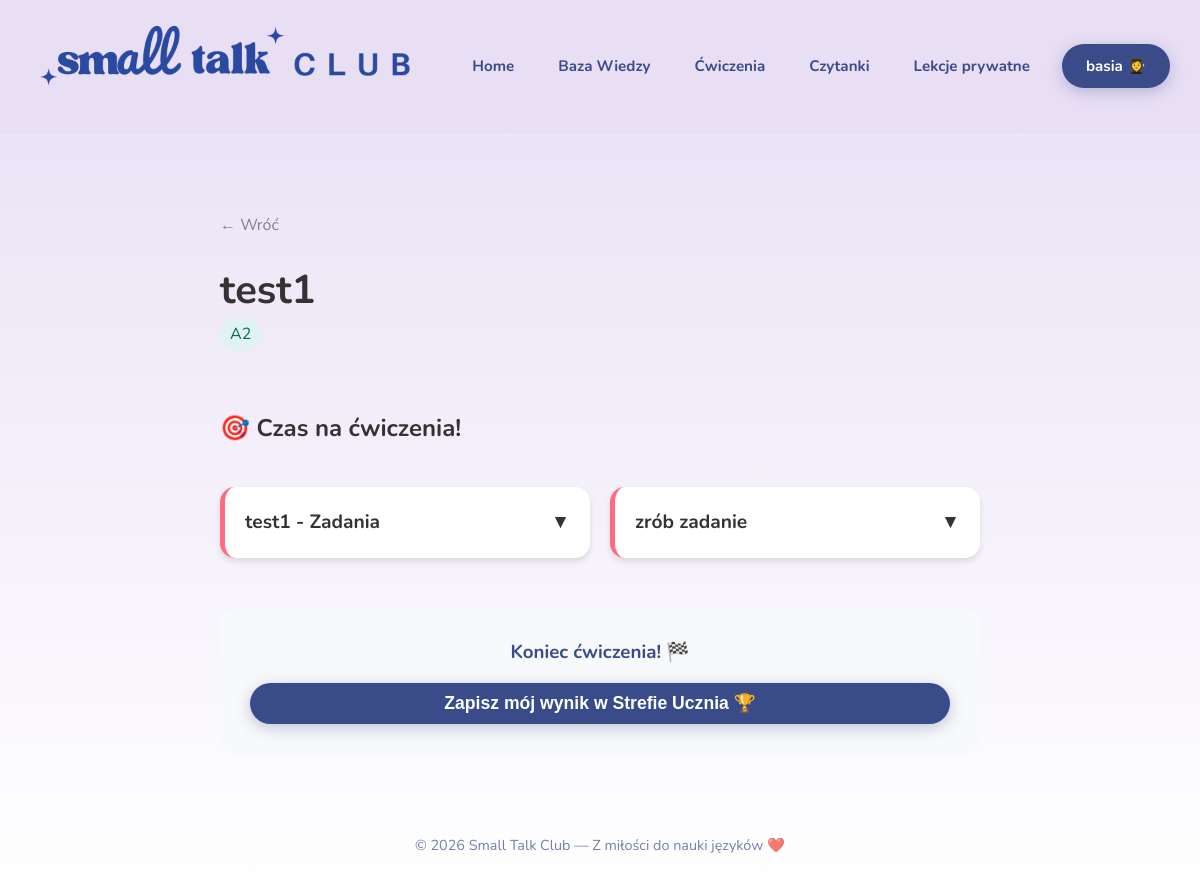
Page /lesson/test1/ (signed in) on the committed database.
### content/models.py (models this page shows, shortened)
class Lesson(models.Model):
    TYPE_CHOICES = [
        ('grammar', 'baza wiedzy - teoria'),
        ('exercise', 'ćwiczenia'),
        ('reading', 'czytanie'),
        ('writing', 'pisanie'),
    ]
    title = models.CharField(max_length=200)
    slug = models.SlugField()
    level = models.ForeignKey(Level, on_delete=models.CASCADE)
    category = models.ForeignKey(Category, on_delete=models.SET_NULL, null=True, blank=True)
    type = models.CharField(max_length=20, choices=TYPE_CHOICES)
    content = models.TextField(blank=True) # Treść lekcji/czytanki
    pdf_file = models.FileField(upload_to='pdfs/', blank=True, null=True, verbose_name="Plik PDF")

class Level(models.Model):
    name = models.CharField(max_length=50)
    slug = models.SlugField(unique=True)
    description = models.TextField(blank=True)

class Exercise(models.Model):
    lesson = models.ForeignKey(Lesson, on_delete=models.CASCADE, related_name='exercises', verbose_name="Lekcja")
    instruction = models.CharField(max_length=200, verbose_name="Polecenie do zadania (np. Uzupełnij luki w zdaniach twierdzących)")

### content/views.py (the view, shortened to what this page needs)
# urls.py: path('lesson/<slug:slug>/', lesson_detail, name='lesson_detail'),
def lesson_detail(request, slug):
    lesson = get_object_or_404(Lesson, slug=slug)
    exercises = lesson.exercises.all()
    return render(request, 'lesson_detail.html', {
        'lesson': lesson,
        'exercises': exercises
        })

### content/templates/lesson_detail.html (shortened to what this page needs)
{% extends 'base.html' %}
{% load static %}
{% block content %}
<div class="lesson-detail-container">
    <a href="javascript:history.back()" class="lesson-back-link">← Wróć</a>
    <h1 class="lesson-main-title">{{ lesson.title }}</h1>
    <span class="lesson-level-badge">{{ lesson.level.name }}</span>
    <hr class="lesson-divider">
    {% if lesson.type == 'grammar' %}
        <div class="lesson-content">
            {{ lesson.content|safe }}
        </div>
        <div style="margin-top: 50px; text-align: center; padding: 20px; background: #f8f9fa; border-radius: 15px;">
            <p style="font-size: 1.1rem; color: #6c757d;">
                Teoria opanowana? Przejdź do zakładki <strong>Ćwiczenia</strong>, aby sprawdzić swoją wiedzę! 🚀
            </p>
        </div>
    {% elif lesson.type == 'exercise' %}
        {% if exercises %}
        <h2 style="margin-top: 30px; font-weight: bold; color: #333;">🎯 Czas na ćwiczenia!</h2>
        <div class="exercises-grid">
            {% for exercise in exercises %}
                <div class="exercise-card" onclick="toggleCard(this)">
                    <div class="exercise-title">
                        {{ exercise.instruction }}
                        <span class="arrow-icon">▼</span>
                    </div>
                </div>
            {% endfor %}
        </div>
        {% else %}
            <p>Jeszcze nie dodano zadań do tej karty pracy.</p>
        {% endif %}
        <div class="lesson-finish-box">
            <h3 class="lesson-finish-title">Koniec ćwiczenia! 🏁</h3>
            {% if request.user.is_authenticated %}
                <form method="POST">
                    <button type="submit" class="btn-login btn-finish">Zapisz mój wynik w Strefie Ucznia 🏆</button>
                </form>
            {% else %}
                <p class="lesson-finish-text">Chcesz zapisywać swoje wyniki i śledzić postępy?</p>
                <a href="{% url 'register' %}" class="btn-login btn-register-pink">Załóż darmowe konto ✨</a>
            {% endif %}
        </div>
    {% endif %}
</div>
{% endblock %}

### content/templates/base.html (shortened to what this page needs)
{% load static %}
<!doctype html>
<html lang="pl">
<head>
  <link rel="stylesheet" href="{% static 'style.css' %}?v=1">
</head>
<body>
  <header>
    <div class="header-content">
      <a href="{% url 'home' %}" class="header-logo-link">
          <img src="{% static 'napis.png' %}" alt="Small Talk Club" class="text-logo">
      </a>
    </div>
    <nav class="main-nav">
      <a href="{% url 'home' %}">Home</a>
      <a href="{% url 'grammar' %}">Baza Wiedzy </a>
      <a href="{% url 'exercises' %}">Ćwiczenia </a>
      <a href="{% url 'readings' %}">Czytanki </a>
      <a href="{% url 'private_lessons' %}">Lekcje prywatne </a>
      {% if request.user.is_authenticated %}
        <a href="{% url 'student_zone' %}" class="btn-login">{{ request.user.username }} 👩‍🎓</a>
      {% else %}
        <a href="{% url 'login' %}" class="btn-login">Strefa Ucznia 🔒</a>
      {% endif %}
    </nav>
  </header>
  <main class="container">
      {% block content %}
      {% endblock %}
  </main>
  <footer>
    © 2026 Small Talk Club — Z miłości do nauki języków ❤️
  </footer>
</body>
</html>

### content/static/style.css (style rules this page uses)
:root { --brand-blue: #3a4b8a; --brand-lavender: #e8dff5; --brand-pink: #ffe4f2; --accent: #4da3ff; --accent2: #ffb6b9; --text: var(--brand-blue); --bg-gradient: linear-gradient(180deg, var(--brand-lavender) 0%, #ffffff 100%); --shadow: 0 8px 24px rgba(58, 75, 138, 0.15); --radius: 20px; }
* { box-sizing: border-box; margin: 0; padding: 0; }
body { background: var(--bg-gradient); font-family: 'Nunito', sans-serif; color: var(--text); line-height: 1.6; }
header { background-color: var(--brand-lavender); color: var(--text); display: flex; flex-wrap: wrap; align-items: center; justify-content: space-between; padding: 10px 30px; border-bottom: none; }
.header-content { display: flex; align-items: center; gap: 15px; }
.text-logo { height: 100px; width: auto; margin-top: 4px; }
.main-nav { display: flex; align-items: center; gap: 20px; }
.main-nav a { color: var(--brand-blue); text-decoration: none; font-weight: 700; font-size: 0.95rem; transition: all 0.3s; padding: 8px 12px; border-radius: 15px; }
.btn-login { background-color: var(--brand-blue) !important; color: white !important; padding: 10px 24px !important; border-radius: 30px !important; box-shadow: 0 4px 15px rgba(58, 75, 138, 0.3); transition: transform 0.2s, box-shadow 0.2s !important; }
.container { max-width: 1000px; margin: 40px auto; padding: 0 20px; }
form { display: grid; gap: 10px; margin-top: 10px; }
button { background: var(--brand-blue); color: white; padding: 12px; border: none; border-radius: 999px; font-weight: 700; cursor: pointer; transition: 0.3s; }
footer { text-align: center; margin: 40px 0; color: var(--brand-blue); opacity: 0.7; font-size: 0.9rem; }
.lesson-detail-container { max-width: 800px; margin: 0 auto; padding: 40px 20px; }
.lesson-back-link { text-decoration: none; color: gray; }
.lesson-main-title { margin-top: 20px; font-size: 2.5rem; color: #333; }
.lesson-level-badge { background: #e0f2f1; padding: 5px 10px; border-radius: 15px; color: #00695c; }
.lesson-divider { margin: 30px 0; border: 0; border-top: 1px solid #eee; }
.lesson-finish-box { margin-top: 50px; text-align: center; padding: 30px; background: #f8f9fa; border-radius: 15px; }
.lesson-finish-title { color: var(--brand-blue); margin-bottom: 15px; }
.btn-finish { font-size: 1.1rem; padding: 15px 30px; cursor: pointer; border: none; display: inline-block; }
.exercises-grid { display: grid; grid-template-columns: repeat(auto-fit, minmax(300px, 1fr)); gap: 20px; margin-top: 40px; margin-bottom: 50px; }
.exercise-card { background-color: #ffffff; border-radius: 15px; box-shadow: 0 4px 6px rgba(0, 0, 0, 0.1); padding: 20px; cursor: pointer; transition: all 0.3s ease; border-left: 5px solid #ff6b81; }
.exercise-title { font-size: 1.2rem; font-weight: bold; color: #333; margin-bottom: 0; display: flex; justify-content: space-between; align-items: center; }
.arrow-icon { transition: transform 0.3s ease; }

### rows in the picture
Lesson: title "test1", level.name "A2"
Exercise: instruction "test1 - Zadania"
Exercise: instruction "zrób zadanie"

### other values in the picture
{{ request.user.username }} "basia"
